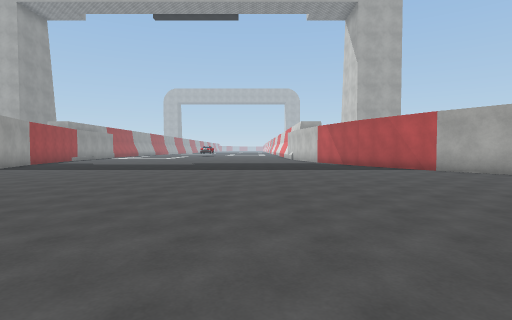
View 1 (above)

24 first-person views from a walk through a 3-D level made in the Unity game engine. The camera is 1.3 m above the floor, tilts 2° down and sees 80° across. The floor is counted in squares, 2 m on a side. Each view is taken from the middle of a square. On the plan, view 1 faces up. The plan holds only what a view shows up to about 10 squares ahead; the rest is blank. The place goes on beyond the plan. The player character is not drawn. Some surface patterns are stand-ins.

View 2
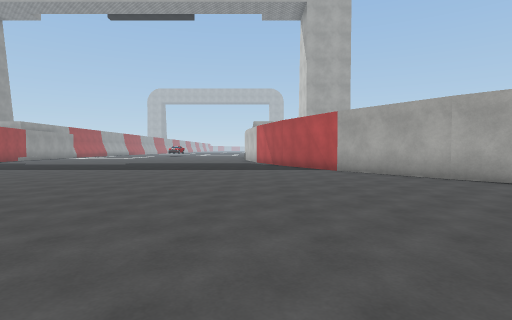

View 3
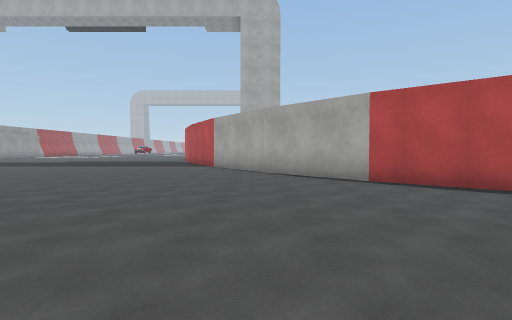

View 4
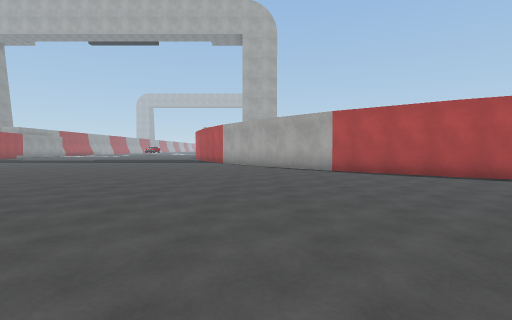

View 5
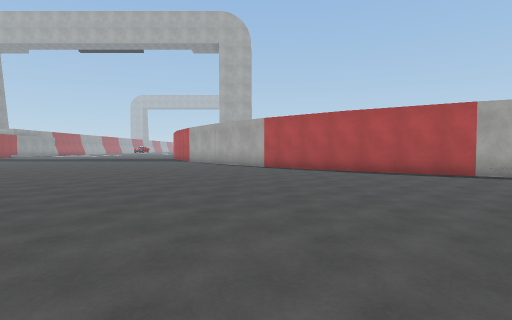

View 6
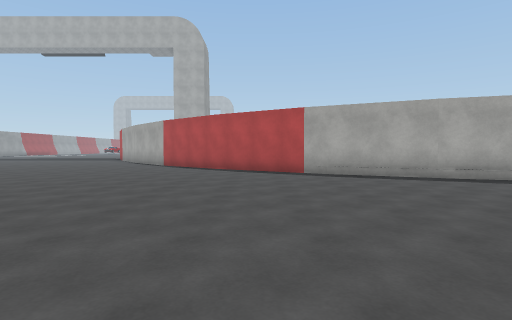

View 7
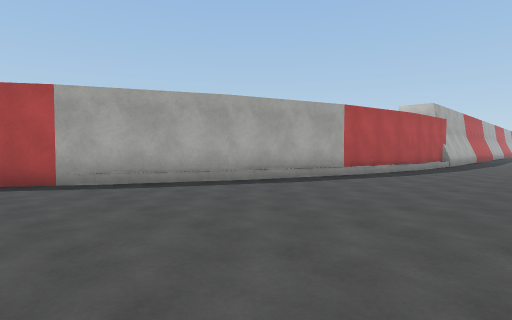

View 8
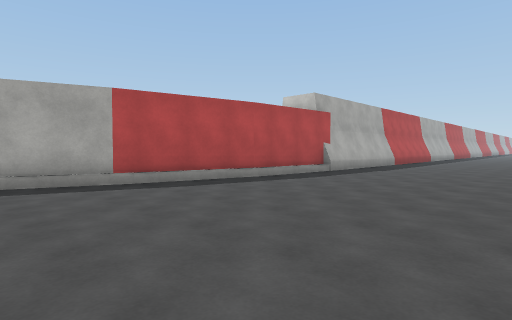

View 9
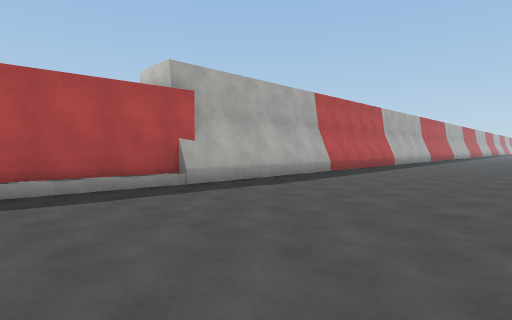

View 10
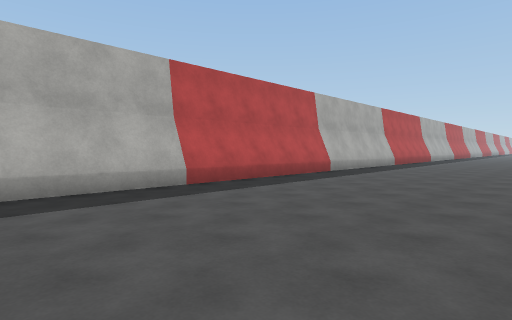

View 11
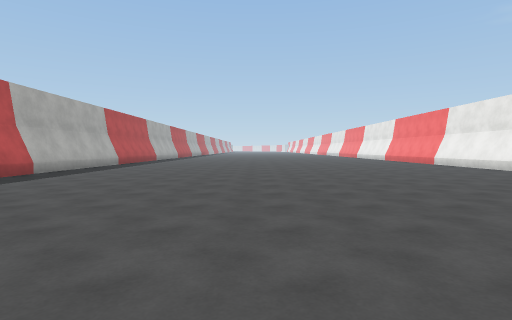

View 12
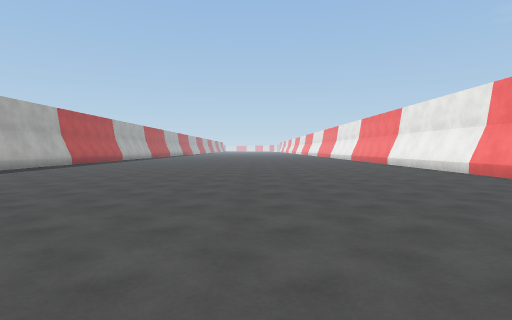

View 13
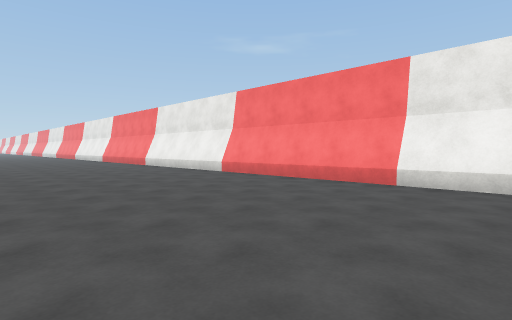

View 14
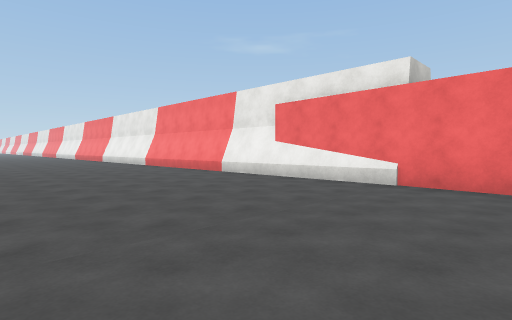

View 15
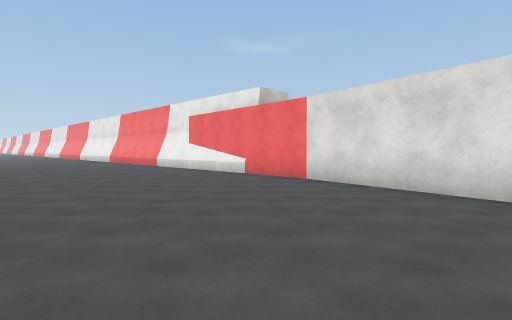

View 16
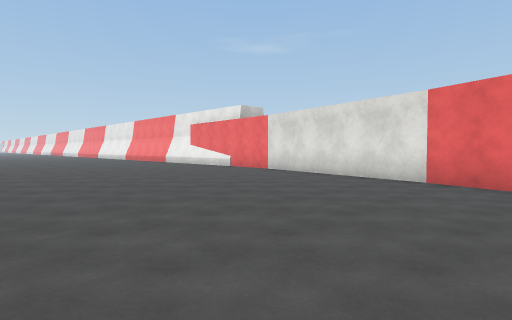

View 17
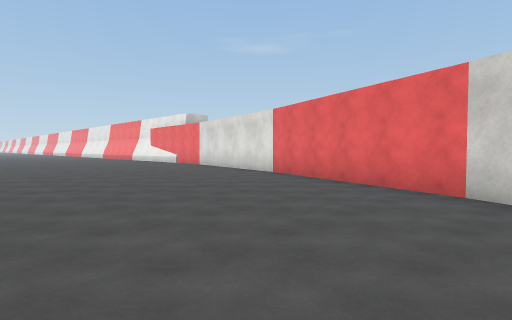

View 18
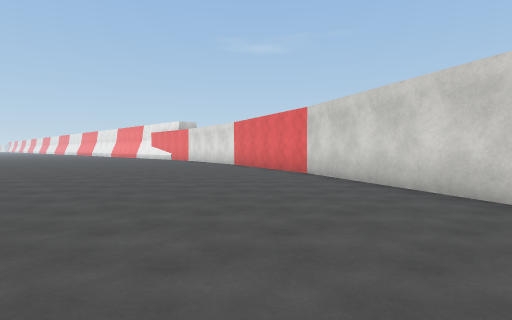

View 19
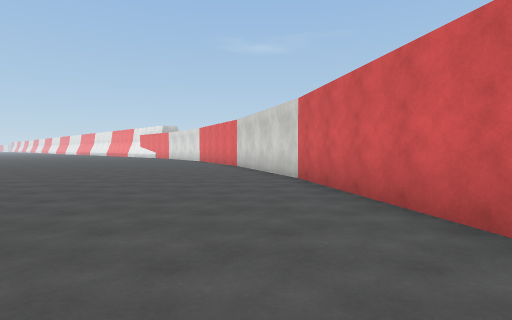

View 20
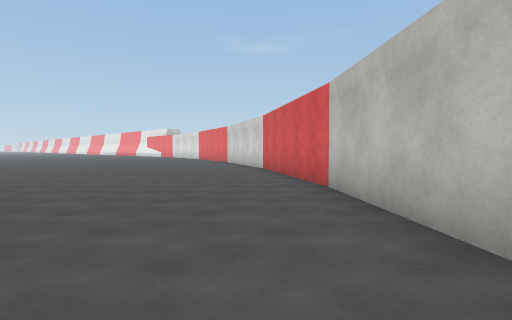

View 21
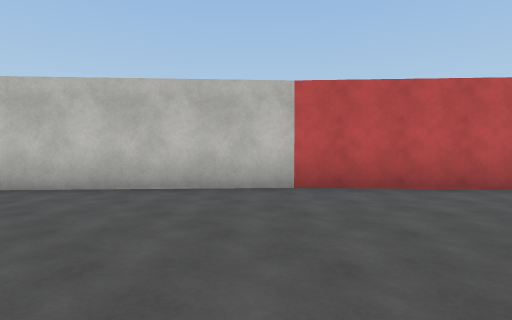

View 22
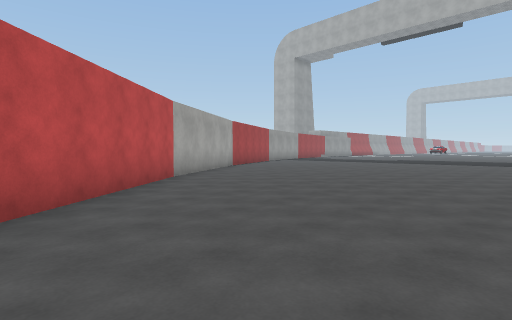

View 23
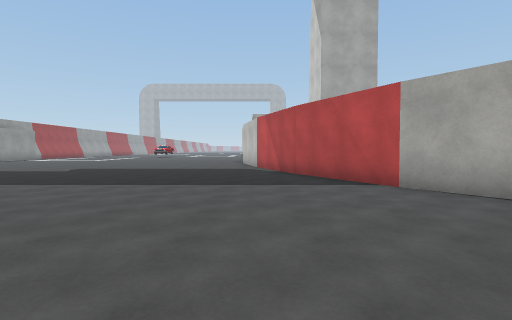

View 24
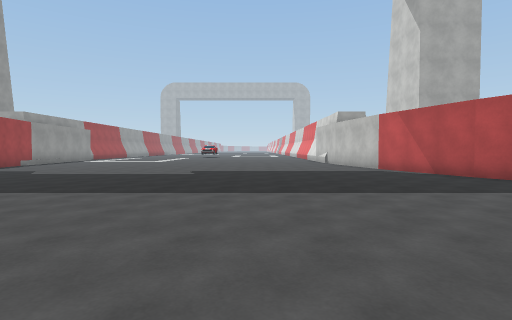

### Floor plan
Points are (right, up) in squares from view 1. A wall is a line through its corners. A room is listed if a view was taken in it or the views show most of it. See-through windows are left out.
Room 1 (views 1, 2, 3, 4, 5, 6, 7, 8, 9, 10, 11, 12, 13, 14, 15, 16, 17, 18, 19, 20, 21, 22, 23, 24)
walls: (17.6, -1.3) (14.3, 0.4); (14.9, 0) (11.6, 2.2); (20.4, -2.1) (17.1, -1); (11.8, 2.1) (9.2, 4.3); (23.3, -2.7) (20.1, -2); (13.8, -13.8) (18.9, -15.5); (26.4, -2.9) (23.2, -2.7); (9.4, 4.2) (7.2, 6.6) (5.4, 9.3); (18.8, -15.5) (24, -16.6); (4.8, -8.6) (9.2, -11.5) (13.9, -13.9); (23.9, -16.6) (29.1, -16.9); (0.8, -5.1) (4.9, -8.7); (26, -16.6) (38, -16.6); (5.5, 9.1) (4, 12.2); (28, -16.9) (38.1, -16.9); (-2.6, -1.2) (1, -5.2); (4.1, 12) (3.1, 15); (-4.1, 1.1) (-2.5, -1.3); (38, -2.9) (26, -2.9); (38.1, -3.1) (25.9, -3.1)
low walls: (20.9, -2.4) (20.4, -2.3)

Where each view was taken, in squares from view 1:
view 1: 0 up, 0 right, facing up
view 2: 0 up, 3 right, facing up
view 3: 2 down, 7 right, facing up
view 4: 5 down, 7 right, facing up
view 5: 7 down, 9 right, facing up
view 6: 8 down, 13 right, facing up
view 7: 6 down, 13 right, facing up-right
view 8: 8 down, 18 right, facing up-right
view 9: 8 down, 23 right, facing up-right
view 10: 8 down, 28 right, facing up-right
view 11: 9 down, 28 right, facing right
view 12: 11 down, 28 right, facing right
view 13: 11 down, 29 right, facing down-right
view 14: 11 down, 24 right, facing down-right
view 15: 11 down, 20 right, facing down-right
view 16: 9 down, 17 right, facing down-right
view 17: 9 down, 13 right, facing down-right
view 18: 7 down, 9 right, facing down-right
view 19: 6 down, 5 right, facing down-right
view 20: 4 down, 2 right, facing down-right
view 21: 2 down, 5 right, facing down-left
view 22: 5 down, 4 right, facing up-left
view 23: 4 up, 3 right, facing up
view 24: 5 up, 1 left, facing up
